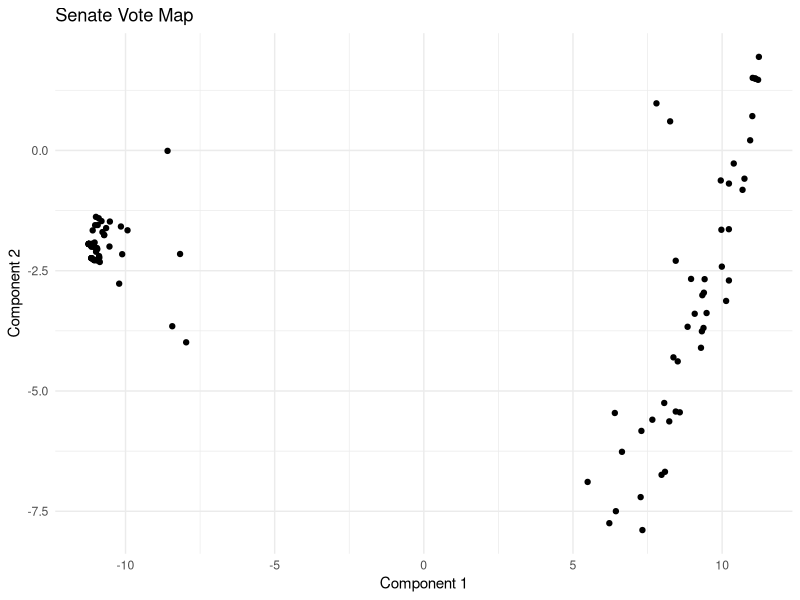
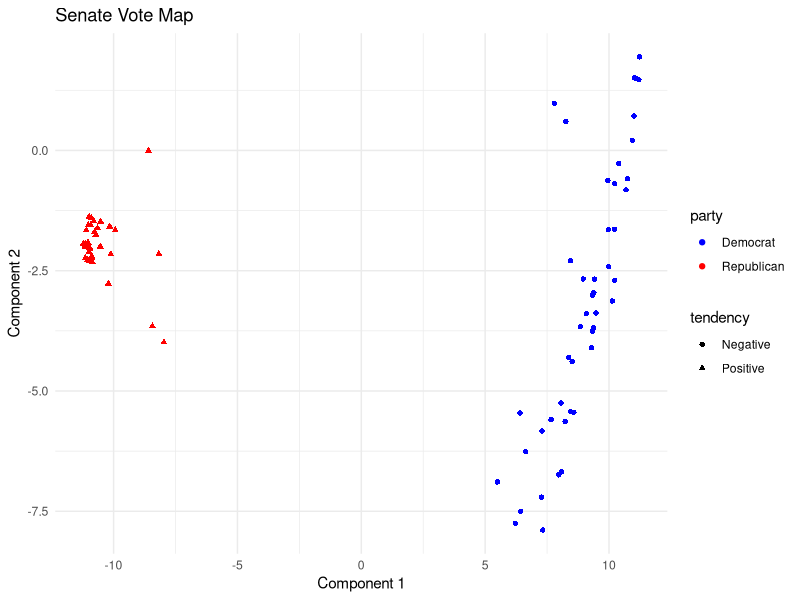

Here is the R script that generated these plots, in order:
## ---- chunk 1
library(tidyverse)
library(ggplot2)
## ---- chunk 2
votes <- as.matrix(read.csv("combined_votes.csv"))[,2:132]
## ---- chunk 3
out <- svd(votes)
sc_loadings <- t(out$v)
sc_sdev <- out$d
sc_scores <- out$u %*% diag(out$d)
## ---- chunk 4
votes_approx <- sc_scores[,1:2]%*%sc_loadings[1:2,]
tendencies <- rowSums(votes_approx)
senator_tendencies <- tendencies
for (i in 1:length(tendencies)) {
  if (tendencies[i] < 0) {
    senator_tendencies[i] <- "Negative"
  } else {
    senator_tendencies[i] <- "Positive"
  }
}
## ---- chunk 5
singleCase <- read.csv("congress_votes_119-2025_s228.csv")
senator_names <- as.matrix(singleCase)[,5]
senator_parties <- as.matrix(singleCase)[,6]
## ---- chunk 6
votesFrame <- data.frame(x = sc_scores[,1], y = sc_scores[,2], name = senator_names, party = senator_parties, tendency = senator_tendencies)
ggplot(data=votesFrame, aes(x=x, y=y)) + 
  geom_point() +
  labs(title = "Senate Vote Map", x = "Component 1", y = "Component 2") + 
  theme_minimal()
## ---- chunk 7
ggplot(data=votesFrame, aes(x=x, y=y, col=party, group=tendency)) + 
  geom_point(aes(shape=tendency)) +
  labs(title = "Senate Vote Map", x = "Component 1", y = "Component 2") + 
  theme_minimal() +
  scale_color_manual(values=c("Blue", "Red"))
